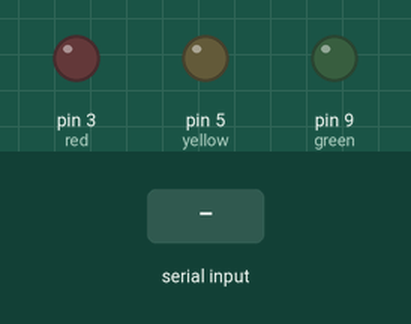
This sketch was run on a simulated Arduino Uno, built with avr-gcc and run on an emulated ATmega328P. Shown: output pins drawn as LEDs (lit = HIGH). The inputs (shaded band) are chosen by the test bench. What the sketch prints to the serial monitor is not drawn.

Above: at 1.2 s.
1.3 s: "1" received over Serial
At 1.8 s:
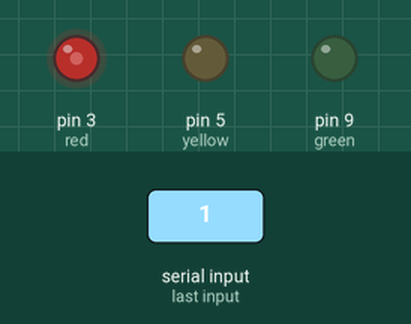
3.8 s: "2" received over Serial
At 4.6 s:
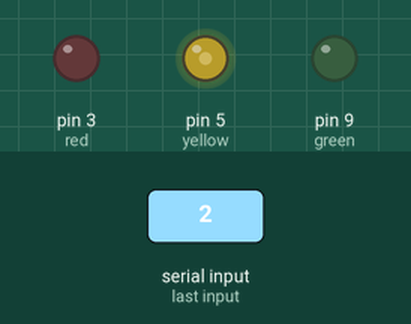
6.3 s: "3" received over Serial
At 6.8 s:
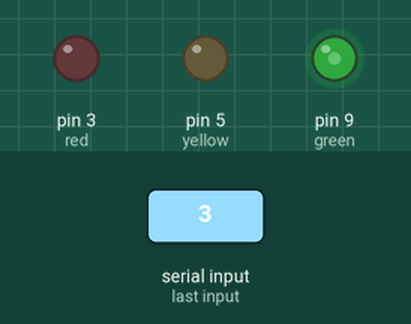
Timing chart, 0 to 9.3 s (numbered marks = the images above; inputs shaded):
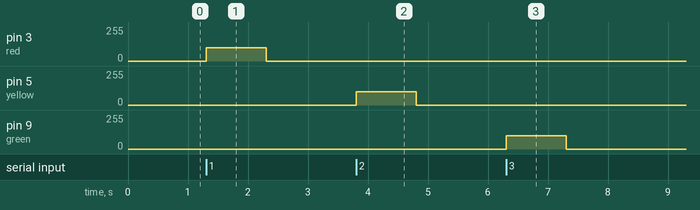

Measured:
- after the input at 1.3 s, pin 3 (red): 0/255 → 100/255 at once, → 0/255 1.0 s later
- after the input at 3.8 s, pin 5 (yellow): 0/255 → 100/255 at once, → 0/255 1.0 s later
- after the input at 6.3 s, pin 9 (green): 0/255 → 100/255 at once, → 0/255 1.0 s later

The sketch:

serialint.ino
```cpp
//reads ints from python (in ASCII) to light LEDs
int red = 3;
int yellow = 5;
int green = 9;
int color = 3;
int readNum;

void setup(){
 Serial.begin(9600);
 pinMode(red, OUTPUT);
 pinMode(yellow, OUTPUT);
 pinMode(green, OUTPUT);
}

void loop(){
  if(Serial.available() > 0){
    readNum = Serial.read();
    Serial.print(readNum);
    if(readNum == 49) { //1
      color = red;
    }else if(readNum == 50) { //2
      color = yellow;
    }else if(readNum == 51) { //3
      color = green;
    }
    analogWrite(color, 100);
    delay(1000);
    analogWrite(color, 0);
    Serial.flush();
  }
}
```
